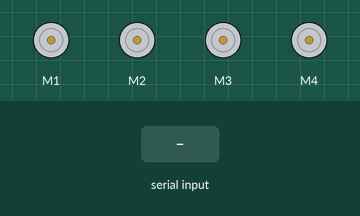
Bench run of a sketch on a simulated Arduino Uno, built with avr-gcc and run on an emulated ATmega328P. On the bench: 4 × DC motor (green arrow = forward, orange = backward, longer = faster). The inputs (shaded band) are chosen by the test bench.

Above: at 1.2 s.
1.3 s: "w" received over the second serial link
At 2.5 s:
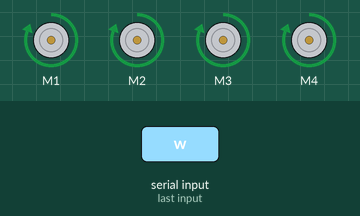
2.8 s: "a" received over the second serial link
At 3.8 s:
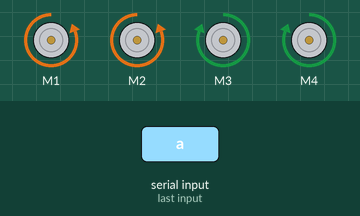
4.3 s: "d" received over the second serial link
At 4.9 s:
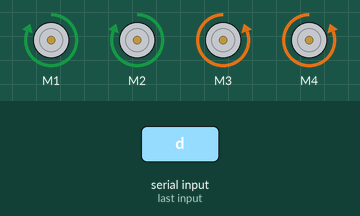
5.8 s: "x" received over the second serial link
At 6.1 s:
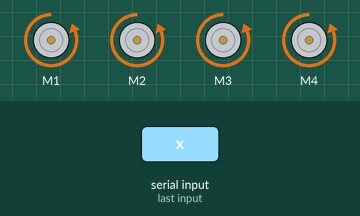
7.3 s: "s" received over the second serial link
At 8.4 s:
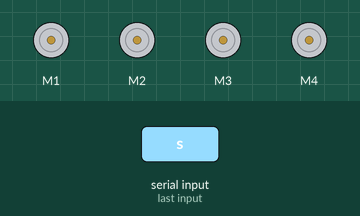
Timing chart, 0 to 9.8 s (numbered marks = the images above; inputs shaded):
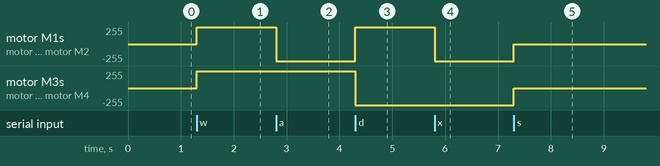

Measured:
- after the input at 1.3 s, motor M1–4: stopped → forward 255/255 at once
- after the input at 2.8 s, motor M1, motor M2: forward 255/255 → backward 255/255 at once
- after the input at 4.3 s, motor M1, motor M2: backward 255/255 → forward 255/255 at once; motor M3, motor M4: forward 255/255 → backward 255/255 at once
- after the input at 5.8 s, motor M1, motor M2: forward 255/255 → backward 255/255 at once
- after the input at 7.3 s, motor M1–4: backward 255/255 → stopped at once

The sketch:

sketch_apr28b.ino
```cpp
#include <AFMotor.h>
#include<SoftwareSerial.h>
SoftwareSerial BLESerial(9,10);
AF_DCMotor motor1(1);
AF_DCMotor motor2(2);
AF_DCMotor motor3(3);
AF_DCMotor motor4(4);
void forward();
void back();
void right();
void left();
void Robostop();

char command;

void setup() {
  motor1.setSpeed(255);
  motor2.setSpeed(255);
  motor3.setSpeed(255);
  motor4.setSpeed(255);
  BLESerial.begin(9600); // Initialize serial communication
}

void loop() {
  if (BLESerial.available() > 0) {
     command = BLESerial.read(); // Read the incoming character

    if (command == 'w') {
      forward(); // Start the motor
    } else if (command == 'a') {
      left(); // Stop the motor
    } else if(command=='d') {
      right();
    } else if(command=='s'){
      Robostop();
    } else if(command=='x'){
      back();
    }
  }
}
void forward(){
  motor1.run(FORWARD);
  motor2.run(FORWARD);
  motor3.run(FORWARD);
  motor4.run(FORWARD);
}
void back(){
  motor1.run(BACKWARD);
  motor2.run(BACKWARD);
  motor3.run(BACKWARD);
  motor4.run(BACKWARD);

}
void right(){
  motor1.run(FORWARD);
  motor2.run(FORWARD);
  motor3.run(BACKWARD);
  motor4.run(BACKWARD);

}
void left(){
  motor1.run(BACKWARD);
  motor2.run(BACKWARD);
  motor3.run(FORWARD);
  motor4.run(FORWARD);
}
void Robostop(){
  motor1.run(RELEASE);
  motor2.run(RELEASE);
  motor3.run(RELEASE);
  motor4.run(RELEASE);
}
```
